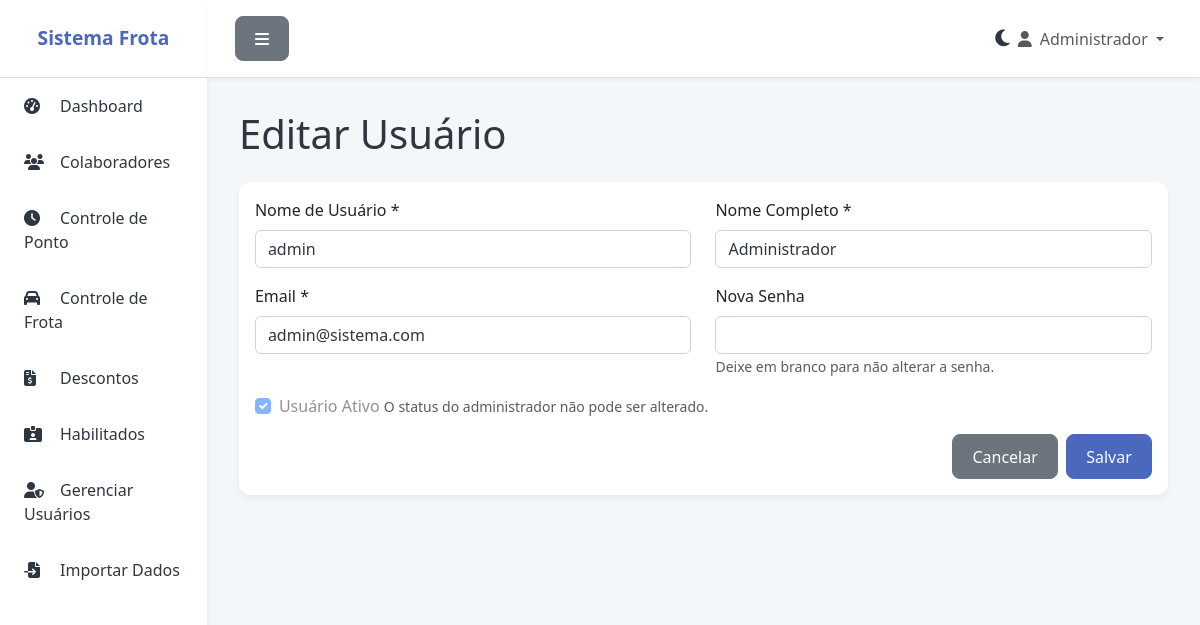
Screenshot of /usuario/editar/1 (signed in) with the database file from the repository.
### app.py (models this page shows)
class Usuario(UserMixin, db.Model):
    id = db.Column(db.Integer, primary_key=True)
    username = db.Column(db.String(80), unique=True, nullable=False)
    password_hash = db.Column(db.String(200), nullable=False)
    nome = db.Column(db.String(100), nullable=False)
    email = db.Column(db.String(120), unique=True, nullable=False)
    ativo = db.Column(db.Boolean, default=True)
    criado_em = db.Column(db.DateTime, default=datetime.utcnow)

### app.py (the view, shortened to what this page needs)
@app.route('/usuario/editar/<int:id>', methods=['GET', 'POST'])
@login_required
def editar_usuario(id):
    if not is_admin():
        flash('Acesso negado.', 'error')
        return redirect(url_for('index'))
    usuario = Usuario.query.get_or_404(id)
    return render_template('usuario_form.html', usuario=usuario)

### app.py (called while the page is built, shortened)
@login_manager.user_loader
def load_user(user_id):
    return Usuario.query.get(int(user_id))

def is_admin():
    return current_user.is_authenticated and current_user.username == 'admin'

@app.before_request
def create_tables():
    db.create_all()

### templates/usuario_form.html (shortened to what this page needs)
{% extends "base.html" %}
{% block content %}
<h1 class="mb-4">{% if usuario %}Editar Usuário{% else %}Novo Usuário{% endif %}</h1>
<div class="card">
    <div class="card-body">
        <form method="POST">
            <div class="row">
                <div class="col-md-6 mb-3">
                    <label for="username" class="form-label">Nome de Usuário *</label>
                    <input type="text" class="form-control" id="username" name="username" value="{{ usuario.username if usuario }}" required {% if usuario.username == 'admin' %}readonly{% endif %}>
                </div>
                <div class="col-md-6 mb-3">
                    <label for="nome" class="form-label">Nome Completo *</label>
                    <input type="text" class="form-control" id="nome" name="nome" value="{{ usuario.nome if usuario }}" required>
                </div>
            </div>
            <div class="row">
                <div class="col-md-6 mb-3">
                    <label for="email" class="form-label">Email *</label>
                    <input type="email" class="form-control" id="email" name="email" value="{{ usuario.email if usuario }}" required>
                </div>
                <div class="col-md-6 mb-3">
                    <label for="password" class="form-label">{% if usuario %}Nova Senha{% else %}Senha *{% endif %}</label>
                    <input type="password" class="form-control" id="password" name="password" {% if not usuario %}required{% endif %}>
                    {% if usuario %}<small class="form-text text-muted">Deixe em branco para não alterar a senha.</small>{% endif %}
                </div>
            </div>
            <div class="form-check mb-3">
                <input class="form-check-input" type="checkbox" id="ativo" name="ativo" {% if not usuario or usuario.ativo %}checked{% endif %} {% if usuario and usuario.username == 'admin' %}disabled{% endif %}>
                <label class="form-check-label" for="ativo">
                    Usuário Ativo
                </label>
                {% if usuario and usuario.username == 'admin' %}<small class="form-text text-muted">O status do administrador não pode ser alterado.</small>{% endif %}
            </div>
            <div class="d-flex justify-content-end">
                <a href="{{ url_for('usuarios') }}" class="btn btn-secondary me-2">Cancelar</a>
                <button type="submit" class="btn btn-primary">Salvar</button>
            </div>
        </form>
    </div>
</div>
{% endblock %}

### templates/base.html (shortened to what this page needs)
<!DOCTYPE html>
<html lang="pt-BR">
<head>
    <link href="https://cdn.jsdelivr.net/npm/bootstrap@5.3.3/dist/css/bootstrap.min.css" rel="stylesheet">
    <link rel="stylesheet" href="https://cdnjs.cloudflare.com/ajax/libs/font-awesome/6.5.1/css/all.min.css">
</head>
<body>
    <div class="d-flex" id="wrapper">
        <div id="sidebar-wrapper">
            <div class="sidebar-heading">Sistema Frota</div>
            <div class="list-group list-group-flush">
                <a href="{{ url_for('index') }}" class="list-group-item"><i class="fas fa-tachometer-alt"></i>Dashboard</a>
                <a href="{{ url_for('colaboradores') }}" class="list-group-item"><i class="fas fa-users"></i>Colaboradores</a>
                <a href="{{ url_for('pontos') }}" class="list-group-item"><i class="fas fa-clock"></i>Controle de Ponto</a>
                <a href="{{ url_for('frota') }}" class="list-group-item"><i class="fas fa-car"></i>Controle de Frota</a>
                <a href="{{ url_for('descontos') }}" class="list-group-item"><i class="fas fa-file-invoice-dollar"></i>Descontos</a>
                <a href="{{ url_for('habilitados') }}" class="list-group-item"><i class="fas fa-id-card-alt"></i>Habilitados</a>
                {% if current_user.username == 'admin' %}
                <a href="{{ url_for('usuarios') }}" class="list-group-item"><i class="fas fa-user-shield"></i>Gerenciar Usuários</a>
                <a href="{{ url_for('importar') }}" class="list-group-item"><i class="fas fa-file-import"></i>Importar Dados</a>
                {% endif %}
            </div>
        </div>
        <div id="page-content-wrapper">
            <nav class="navbar navbar-expand-lg navbar-light border-bottom">
                <div class="container-fluid">
                    <button class="btn btn-secondary" id="menu-toggle"><i class="fas fa-bars"></i></button>
                    <div class="collapse navbar-collapse" id="navbarSupportedContent">
                        <ul class="navbar-nav ms-auto mt-2 mt-lg-0">
                             <li class="nav-item d-flex align-items-center">
                                <span class="mode-toggle" id="mode-toggle">
                                    <i class="fas fa-moon"></i>
                                </span>
                             </li>
                             {% if current_user.is_authenticated %}
                            <li class="nav-item dropdown">
                                <a class="nav-link dropdown-toggle" href="#" id="navbarDropdown" role="button" data-bs-toggle="dropdown" aria-expanded="false">
                                    <i class="fas fa-user me-2"></i>{{ current_user.nome }}
                                </a>
                            </li>
                             {% endif %}
                        </ul>
                    </div>
                </div>
            </nav>
            <main class="container-fluid">
                {% block content %}{% endblock %}
            </main>
        </div>
        </div>
</body>
</html>

### templates/base.html (style rules this page uses)
:root { --primary-color: #4a69bd; --secondary-color: #8b9dc3; --success-color: #6c5ce7; --danger-color: #e84393; --warning-color: #fdcb6e; --info-color: #00cec9; --light-color: #f1f2f6; --dark-color: #2f3640; --background-color: #f4f7f9; --card-background: #ffffff; --sidebar-background: #ffffff; --sidebar-text: #2f3640; --header-background: #ffffff; }
body { background-color: var(--background-color); font-family: 'Segoe UI', Roboto, 'Helvetica Neue', Arial, sans-serif; color: var(--dark-color); transition: background-color 0.3s, color 0.3s; }
#wrapper { display: flex; }
#sidebar-wrapper { min-height: 100vh; width: 250px; background-color: var(--sidebar-background); box-shadow: 0 4px 6px rgba(0, 0, 0, 0.05); transition: all 0.3s ease; }
.sidebar-heading { padding: 1.5rem 1rem; font-size: 1.2rem; font-weight: bold; color: var(--primary-color); text-align: center; border-bottom: 1px solid #e0e0e0; }
.list-group-item { background-color: var(--sidebar-background) !important; color: var(--sidebar-text) !important; border: none; padding: 1rem 1.5rem; transition: background-color 0.3s, color 0.3s; border-radius: 0; }
.list-group-item i { width: 20px; margin-right: 1rem; }
#page-content-wrapper { flex-grow: 1; width: 100%; transition: all 0.3s ease; }
.navbar { background-color: var(--header-background) !important; border-bottom: 1px solid #e0e0e0; padding: 1rem; box-shadow: 0 2px 4px rgba(0, 0, 0, 0.05); transition: background-color 0.3s; }
main.container-fluid { padding: 2rem !important; }
.card { border: none; border-radius: 0.75rem; background-color: var(--card-background); box-shadow: 0 4px 6px rgba(0, 0, 0, 0.05); transition: transform 0.3s ease, background-color 0.3s; }
.form-control, .form-select, .form-control:focus, .form-select:focus { background-color: var(--card-background); color: var(--sidebar-text); border-color: #ced4da; transition: background-color 0.3s, color 0.3s, border-color 0.3s; }
.btn { border-radius: 0.5rem; font-weight: 500; padding: 0.6rem 1.2rem; transition: background-color 0.3s, color 0.3s, border-color 0.3s; }
.btn-primary { background-color: var(--primary-color); border-color: var(--primary-color); }
.mode-toggle { cursor: pointer; font-size: 1.2rem; margin-left: 1rem; color: var(--sidebar-text); }

### rows the page displays
Usuario: nome "Administrador", username "admin", email "admin@sistema.com", username "☑"
